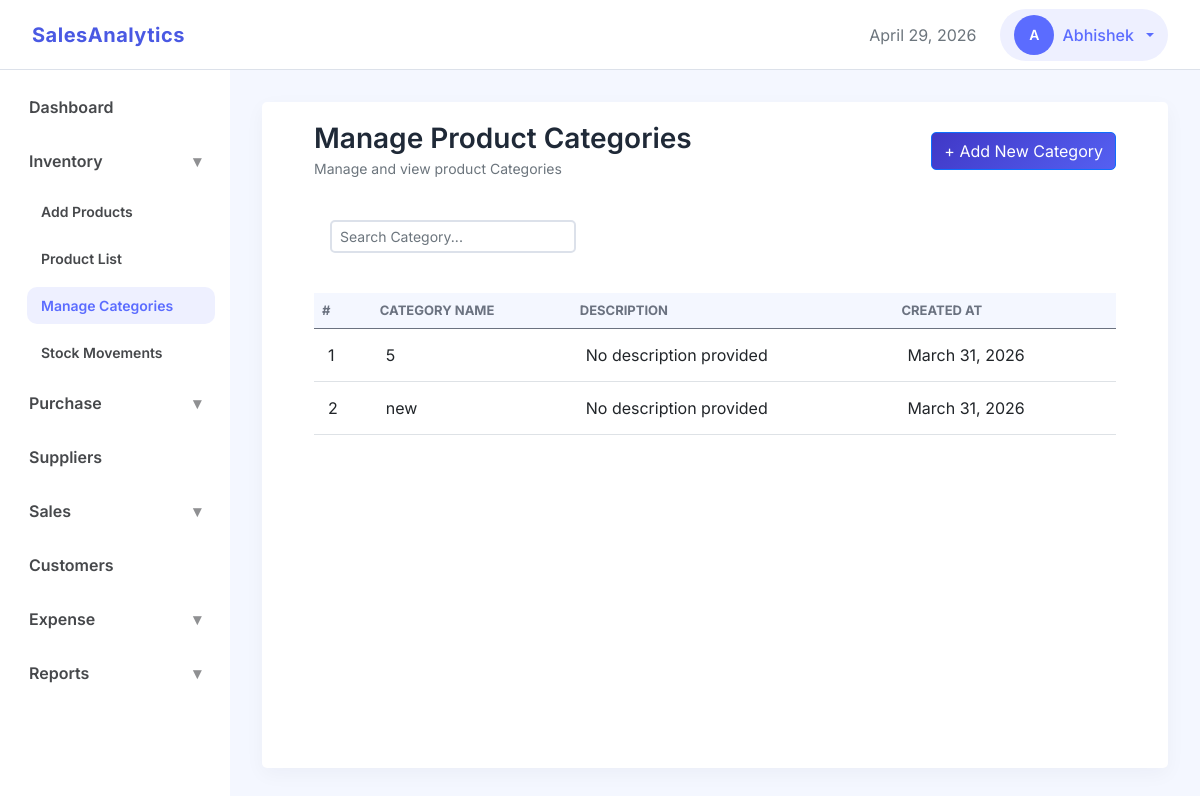
/inventory/categories/ (signed in), run on an earlier commit of the app's database.
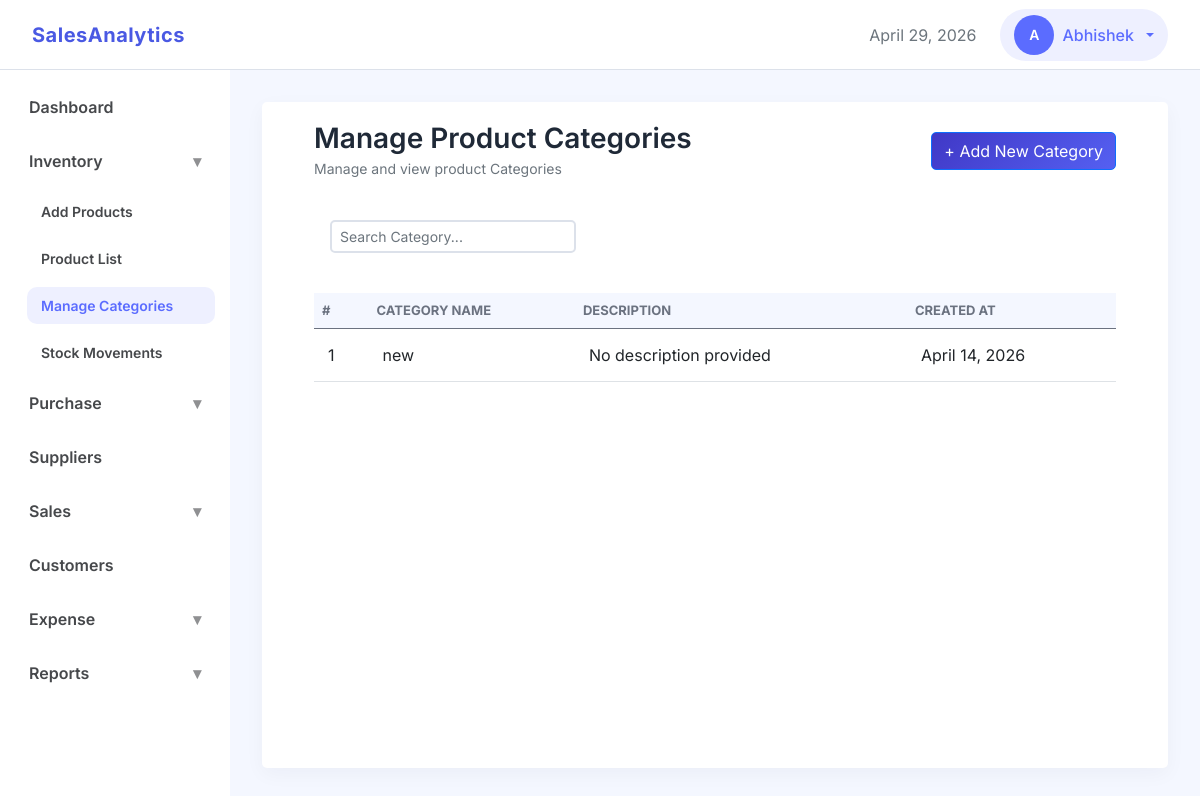
And on a later commit of the database.
### inventory/models.py (models this page shows, shortened)
class ProductCategory(models.Model):
    name = models.CharField(max_length=100, unique=True)
    description = models.TextField(blank=True)
    business = models.ForeignKey('business.Business', on_delete=models.CASCADE, related_name='product_categories')
    created_at = models.DateTimeField(auto_now_add=True)
    updated_at = models.DateTimeField(auto_now=True)

### inventory/views.py (the view, shortened to what this page needs)
# urls.py: path('categories/', views.ProductCategoryView.as_view(), name='product_categories'),
class ProductCategoryView(CreateView):
    model = ProductCategory
    form_class = ProductCategoryForm
    template_name = 'inventory/product_categories.html'
    success_url = reverse_lazy('product_categories')
    def get_context_data(self, **kwargs):
        context = super().get_context_data(**kwargs)
        context["categories"] = ProductCategory.objects.filter(business_id=get_business_id(self.request)).order_by('-created_at')
        return context

### inventory/forms.py
class ProductCategoryForm(forms.ModelForm):
    class Meta:
        model = ProductCategory
        fields = ['name', 'description']
        widgets = {
            'name': forms.TextInput(attrs={'class': 'form-control', 'placeholder': 'Enter category name'}),
            'description': forms.Textarea(attrs={'class': 'form-control', 'placeholder': 'Optional Description', 'rows': 3})
        }

### core/context_processors.py (called while the page is built)
def user_role(request):
    if request.user.is_authenticated:
        business_id = request.session.get('business_id')
        if business_id:
            membership = Membership.objects.filter(
                business_id=business_id,
                user=request.user
            ).first()
            if membership:
                return {'user_role': membership.role}
    return {'user_role': None}

### dashboard/templatetags/navigation_tags.py (called while the page is built)
@register.simple_tag(takes_context=True)
def active(context, *url_names):
    request = context['request']
    current_url = request.resolver_match.url_name
    if current_url in url_names:
        return 'active'
    return ''

### inventory/views.py (called while the page is built)
def get_business_id(request):
    return request.session.get('business_id')

### templates/inventory/product_categories.html (shortened to what this page needs)
{% extends "base.html" %}
{% load static %}
{% block css_files%}
    <link rel="stylesheet" href="{% static 'css/apps/list.css' %}">
{% endblock %}
{% block content %}
<div class="container-fluid">
    <div class="d-flex justify-content-between align-items-center mb-4">
        <div>
            <h3 class="section-title mb-0">Manage Product Categories</h3>
            <small class="text-muted">Manage and view product Categories</small>
        </div>
        <div>
            <button class="btn btn-primary" data-bs-toggle="modal" data-bs-target="#addCategoryModal">
                + Add New Category
            </button>
        </div>
    </div>
    <div class=" mb-4 p-3">
        <div class="row g-3">
            <div class="col-md-4">
                <input type="text" id="search_field"
                       class="form-control form-control-sm"
                       placeholder="Search Category...">
            </div>
        </div>
    </div>
    <div class="">
        <div class="table-responsive">
            <table class="table table-hover align-middle data-table mb-0">
                <thead>
                    <tr>
                        <th>#</th>
                        <th>Category Name</th>
                        <th>Description</th>
                        <th>Created At</th>
                    </tr>
                </thead>
                <tbody id="tbody">
                    {% for category in categories %}
                    <tr>
                        <td>{{ forloop.counter }}</td>
                        <td>
                            {{ category.name }}
                        </td>
                        <td>
                            {% if category.description %}
                                {{ category.description|truncatechars:50 }}
                            {% else %}
                                No description provided
                            {% endif%}
                        </td>
                        <td>
                            {{ category.created_at|date }}
                        </td>
                    </tr>
                    {% empty %}
                    <tr>
                        <td colspan="7" class="text-center py-4 text-muted">
                            No category recorded
                        </td>
                    </tr>
                    {% endfor %}
                </tbody>
            </table>
        </div>
    </div>
</div>
{% endblock %}

What changed in the data, as far as the page shows it:
no longer on this page (row edited): ProductCategory: name "5", description "No description provided", created_at "March 31, 2026"
changed ProductCategory "new": created_at "March 31, 2026" → "April 14, 2026"
